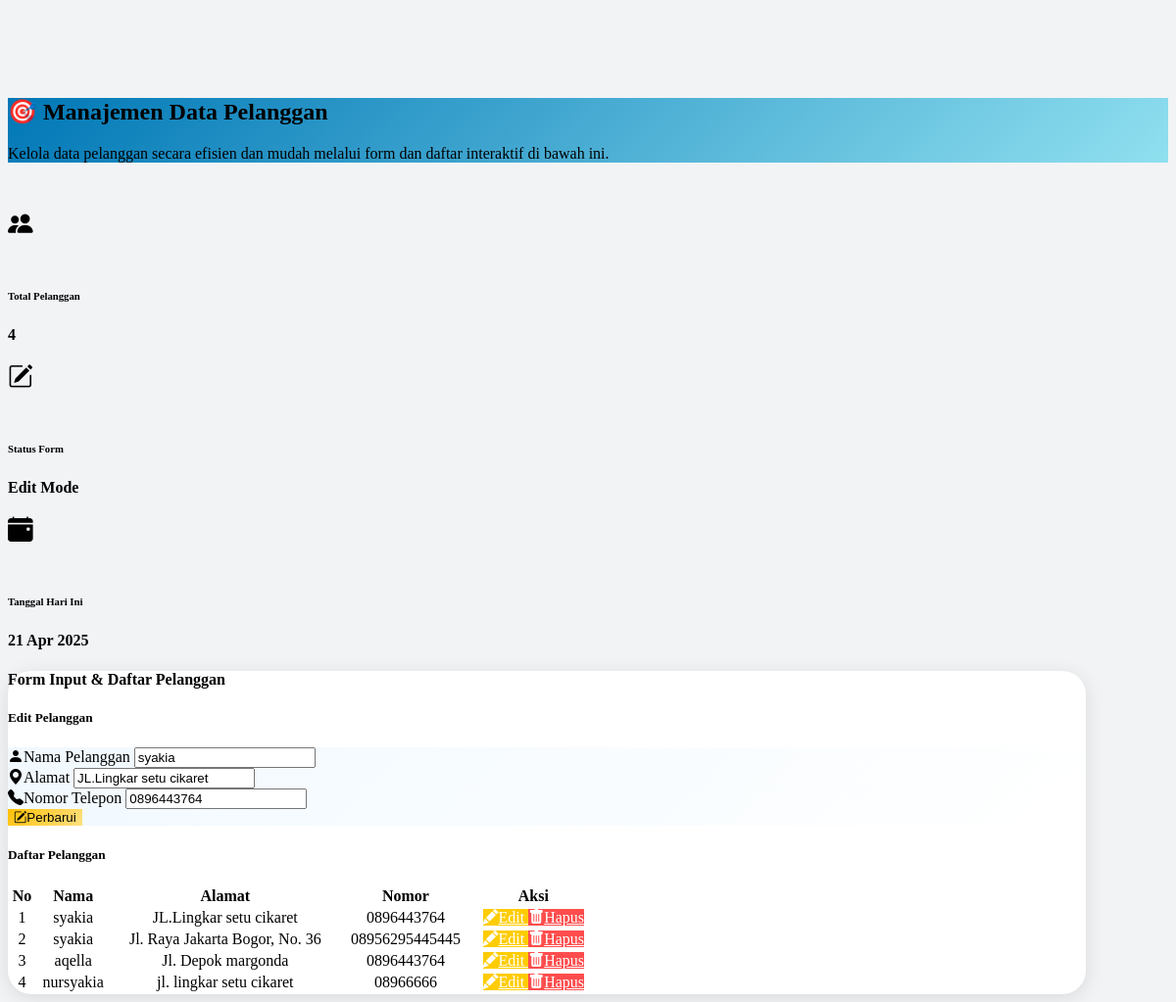
The app's page /datapelanggan.php?page=pelanggan&edit=13 with its own data.
### tables this page shows
CREATE TABLE `tbpelanggan` (
  `PelangganID` int(11) NOT NULL,
  `NamaPelanggan` varchar(255) NOT NULL,
  `Alamat` text NOT NULL,
  `Nomor` varchar(15) NOT NULL
);

### datapelanggan.php (the view, shortened to what this page needs)
<?php
require_once "lib/koneksi.php";
$pesan = "";
$nama = $alamat = $nomor = "";
$isEdit = false;
if (isset($_GET['edit'])) {
    $idEdit = $_GET['edit'];
    $isEdit = true;
    try {
        $stmt = $conn->prepare("SELECT * FROM tbpelanggan WHERE PelangganID = :id");
        $stmt->bindParam(':id', $idEdit);
        $stmt->execute();
        $row = $stmt->fetch(PDO::FETCH_ASSOC);
        if ($row) {
            $nama = $row['NamaPelanggan'];
            $alamat = $row['Alamat'];
            $nomor = $row['Nomor'];
        } else {
            $pesan = "Data tidak ditemukan untuk diedit.";
        }
    } catch (PDOException $e) {
        $pesan = "Gagal mengambil data: " . $e->getMessage();
    }
}
$dataPelanggan = [];
try {
    $sql = "SELECT * FROM tbpelanggan ORDER BY PelangganID DESC";
    $stmt = $conn->query($sql);
    $dataPelanggan = $stmt->fetchAll(PDO::FETCH_ASSOC);
} catch (PDOException $e) {
    $pesan .= "<br>Gagal mengambil data pelanggan: " . $e->getMessage();
}
?>
<link href="https://cdn.jsdelivr.net/npm/bootstrap-icons@1.10.5/font/bootstrap-icons.css" rel="stylesheet">
<div class="container" style="margin-top: 100px;">
    <div class="p-4 rounded-4 shadow-sm text-white" style="background: linear-gradient(135deg, #0077b6, #90e0ef);">
        <div class="row align-items-center">
            <div class="col-md-8">
                <h2 class="fw-bold mb-2">🎯 Manajemen Data Pelanggan</h2>
                <p class="mb-0">Kelola data pelanggan secara efisien dan mudah melalui form dan daftar interaktif di bawah ini.</p>
            </div>
        </div>
    </div>
</div>
<div class="row mb-4" style="margin-top: 50px;">
    <div class="col-md-4">
        <div class="stat-card d-flex align-items-center p-3 shadow border-start border-5 border-info bg-white rounded-4">
            <div class="bg-info text-white rounded-circle d-flex justify-content-center align-items-center me-3" style="width: 55px; height: 55px;">
                <i class="bi bi-people-fill" style="font-size: 1.6rem;"></i>
            </div>
            <div>
                <h6 class="mb-0 text-muted">Total Pelanggan</h6>
                <h4 class="mb-0 fw-bold"><?= count($dataPelanggan); ?></h4>
            </div>
        </div>
    </div>
    <div class="col-md-4">
        <div class="stat-card d-flex align-items-center p-3 shadow border-start border-5 border-info bg-white rounded-4">
            <div class="bg-info text-white rounded-circle d-flex justify-content-center align-items-center me-3" style="width: 55px; height: 55px;">
                <i class="bi bi-pencil-square" style="font-size: 1.6rem;"></i>
            </div>
            <div>
                <h6 class="mb-0 text-muted">Status Form</h6>
                <h4 class="mb-0 fw-bold"><?= $isEdit ? 'Edit Mode' : 'Tambah Baru'; ?></h4>
            </div>
        </div>
    </div>
    <div class="col-md-4">
        <div class="stat-card d-flex align-items-center p-3 shadow border-start border-5 border-info bg-white rounded-4">
            <div class="bg-info text-white rounded-circle d-flex justify-content-center align-items-center me-3" style="width: 55px; height: 55px;">
                <i class="bi bi-calendar-event-fill" style="font-size: 1.6rem;"></i>
            </div>
            <div>
                <h6 class="mb-0 text-muted">Tanggal Hari Ini</h6>
                <h4 class="mb-0 fw-bold"><?= date('d M Y'); ?></h4>
            </div>
        </div>
    </div>
</div>
<div class="container" style="margin-top: 20px;">
    <div class="card shadow-lg col-lg-10 mx-auto border-0 rounded-4">
        <div class="card-header bg-primary text-white text-center rounded-top-4">
            <h4 class="mb-0">Form Input & Daftar Pelanggan</h4>
        </div>
        <div class="card-body bg-light rounded-bottom-4 pb-2">
            <div class="row g-4 mb-4">
                <div class="col-md-5">
                    <h5 class="text-center mb-3 fw-semibold"><?php echo $isEdit ? 'Edit Pelanggan' : 'Inputan Pelanggan'; ?></h5>
                    <form method="POST" class="bg-white p-4 rounded-4 shadow-sm border border-2" style="background: linear-gradient(135deg, #f1f9ff, #ffffff);">
                        <div class="mb-3">
                            <label for="nama" class="form-label fw-semibold text-primary">
                                <i class="bi bi-person-fill me-2"></i>Nama Pelanggan
                            </label>
                            <input type="text" id="nama" name="nama" class="form-control rounded-4 border-2 shadow-sm" value="<?php echo htmlspecialchars($nama); ?>" required>
                        </div>
                        <div class="mb-3">
                            <label for="alamat" class="form-label fw-semibold text-primary">
                                <i class="bi bi-geo-alt-fill me-2"></i>Alamat
                            </label>
                            <input type="text" id="alamat" name="alamat" class="form-control rounded-4 border-2 shadow-sm" value="<?php echo htmlspecialchars($alamat); ?>" required>
                        </div>
                        <div class="mb-4">
                            <label for="nomor" class="form-label fw-semibold text-primary">
                                <i class="bi bi-telephone-fill me-2"></i>Nomor Telepon
                            </label>
                            <input type="text" id="nomor" name="nomor" class="form-control rounded-4 border-2 shadow-sm" value="<?php echo htmlspecialchars($nomor); ?>" required>
                        </div>
                        <button type="submit" class="btn w-100 rounded-4 fw-bold text-white shadow-sm" style="background: linear-gradient(135deg, <?= $isEdit ? '#ffc107, #ffe082' : '#0077b6, #90e0ef' ?>); border: none;">
                            <i class="bi <?= $isEdit ? 'bi-pencil-square' : 'bi-save' ?> me-2"></i><?= $isEdit ? 'Perbarui' : 'Simpan'; ?>
                        </button>
                    </form>
                </div>
                <div class="col-md-7">
                    <?php if (!empty($dataPelanggan)) : ?>
                        <h5 class="text-center mb-3 fw-semibold">Daftar Pelanggan</h5>
                        <div class="table-responsive bg-white p-3 rounded-4 shadow-sm">
                            <table class="table table-bordered table-sm table-striped table-hover mb-0 tabel-custom">
                                <thead class="table-primary text-dark">
                                    <tr>
                                        <th>No</th>
                                        <th>Nama</th>
                                        <th>Alamat</th>
                                        <th>Nomor</th>
                                        <th>Aksi</th>
                                    </tr>
                                </thead>
                                <tbody>
                                    <?php foreach ($dataPelanggan as $index => $pelanggan) : ?>
                                        <tr>
                                            <td><?php echo $index + 1; ?></td>
                                            <td><?php echo htmlspecialchars($pelanggan['NamaPelanggan']); ?></td>
                                            <td><?php echo htmlspecialchars($pelanggan['Alamat']); ?></td>
                                            <td><?php echo htmlspecialchars($pelanggan['Nomor']); ?></td>
                                            <td>
                                                <a href="?page=pelanggan&edit=<?php echo $pelanggan['PelangganID']; ?>" class="btn btn-warning btn-sm me-1">
                                                    <i class="bi bi-pencil-fill me-1"></i>Edit
                                                </a>
                                                <a href="?page=pelanggan&hapus=<?php echo $pelanggan['PelangganID']; ?>" class="btn btn-danger btn-sm" onclick="return confirm('Yakin ingin menghapus data ini?')">
                                                    <i class="bi bi-trash-fill me-1"></i>Hapus
                                                </a>
                                            </td>
                                        </tr>
                                    <?php endforeach; ?>
                                </tbody>
                            </table>
                        </div>
                    <?php else : ?>
                        <p class="text-center text-muted mt-4">Belum ada data pelanggan.</p>
                    <?php endif; ?>
                </div>
            </div>
        </div>
    </div>
</div>

### datapelanggan.php (style rules this page uses)
.card { border-radius: 1.5rem !important; width: 1100px; box-shadow: 0 4px 20px rgba(0,0,0,0.1); background-color: #fff; }
.tabel-custom { min-width: 600px; }
.tabel-custom th, .tabel-custom td { text-align: center; vertical-align: middle; white-space: nowrap; }
.btn-warning { background-color: #ffcc00 !important; border-color: #ffcc00 !important; color: #fff !important; }
.btn-danger { background-color: #ff4d4d !important; border-color: #ff4d4d !important; color: #fff !important; }

### records on screen
tbpelanggan: nama "syakia", alamat "JL.Lingkar setu cikaret", nomor "0896443764", NamaPelanggan "syakia", Alamat "JL.Lingkar setu cikaret", Nomor "0896443764"
tbpelanggan: NamaPelanggan "syakia", Alamat "Jl. Raya Jakarta Bogor, No. 36", Nomor "08956295445445"
tbpelanggan: NamaPelanggan "aqella", Alamat "Jl. Depok margonda", Nomor "0896443764"
tbpelanggan: NamaPelanggan "nursyakia", Alamat "jl. lingkar setu cikaret", Nomor "08966666"

### other values on screen
count($dataPelanggan) "4"
